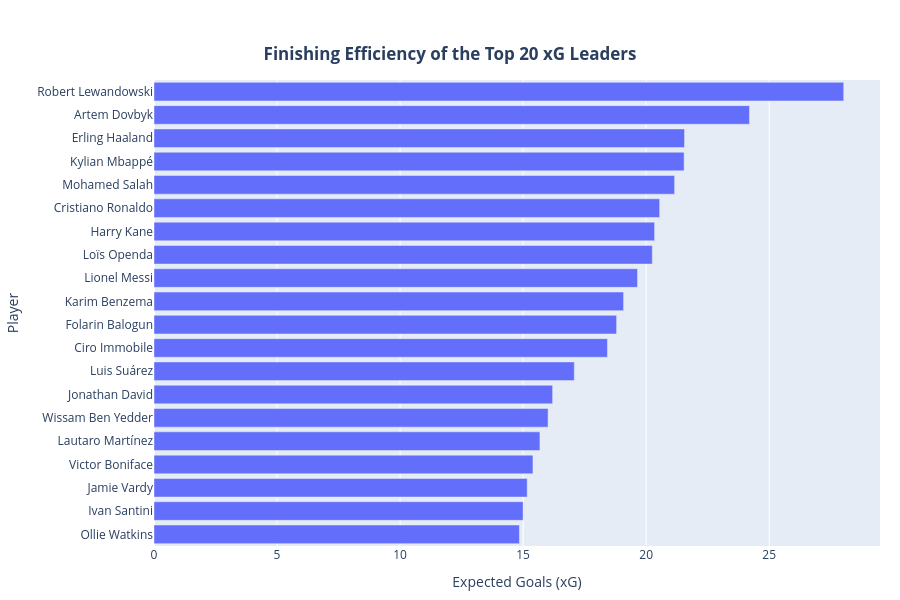

Notebook source saved alongside this figure:
### Markdown cell above
### 4.4 Top 20 Overperformers

### Code cell
import plotly.graph_objects as go
from plotly.subplots import make_subplots
import pandas as pd
import numpy as np

# ── data prep (Assumes df_original exists) ────────────────────────────────────
MIN_MINUTES = 450
df_plot = (
    df_original[
        (df_original['pos'] == 'FW') & 
        (df_original['Avg Mins per Match'] * df_original['Matches Played'] >= MIN_MINUTES)
    ]
    .groupby('player')['Expected Goals']
    .mean()
    .reset_index()
    .copy()
)

# Get Top 20 for each (sorted so best/worst is at the top of the chart)
top_over = df_plot.sort_values('Expected Goals', ascending=False).iloc[:20]

# To make a horizontal bar chart look correct (highest at the top)
fig = go.Figure(go.Bar(
    x=top_over['Expected Goals'],
    y=top_over['player'],
    orientation='h'
))

fig.update_layout(
    title={
        'text': "<b>Finishing Efficiency of the Top 20 xG Leaders</b><br>",
        'y': 0.9,      
        'x': 0.5,      
        'xanchor': 'center',
        'yanchor': 'top'
    },
    yaxis={'categoryorder': 'total ascending'},
    xaxis_title="Expected Goals (xG)",
    yaxis_title="Player",
    margin=dict(l=100, r=20, t=80, b=40),
    height=600
)

fig.show()

### Figure 1 — Plotly figure (JSON) as saved in the notebook; plotly's stock layout.template omitted (floating-point values rounded to 4 significant figures)
{"data": [{"orientation": "h", "type": "bar", "x": [28.03, 24.2, 21.56, 21.54, 21.16, 20.55, 20.34, 20.25, 19.65, 19.08, 18.8, 18.43, 17.08, 16.2, 16.01, 15.68, 15.4, 15.17, 15.0, 14.85], "y": ["Robert Lewandowski", "Artem Dovbyk", "Erling Haaland", "Kylian Mbappé", "Mohamed Salah", "Cristiano Ronaldo", "Harry Kane", "Loïs Openda", "Lionel Messi", "Karim Benzema", "Folarin Balogun", "Ciro Immobile", "Luis Suárez", "Jonathan David", "Wissam Ben Yedder", "Lautaro Martínez", "Victor Boniface", "Jamie Vardy", "Ivan Santini", "Ollie Watkins"]}], "layout": {"height": 600, "margin": {"b": 40, "l": 100, "r": 20, "t": 80}, "title": {"text": "<b>Finishing Efficiency of the Top 20 xG Leaders</b><br>", "x": 0.5, "xanchor": "center", "y": 0.9, "yanchor": "top"}, "xaxis": {"title": {"text": "Expected Goals (xG)"}}, "yaxis": {"categoryorder": "total ascending", "title": {"text": "Player"}}}}
